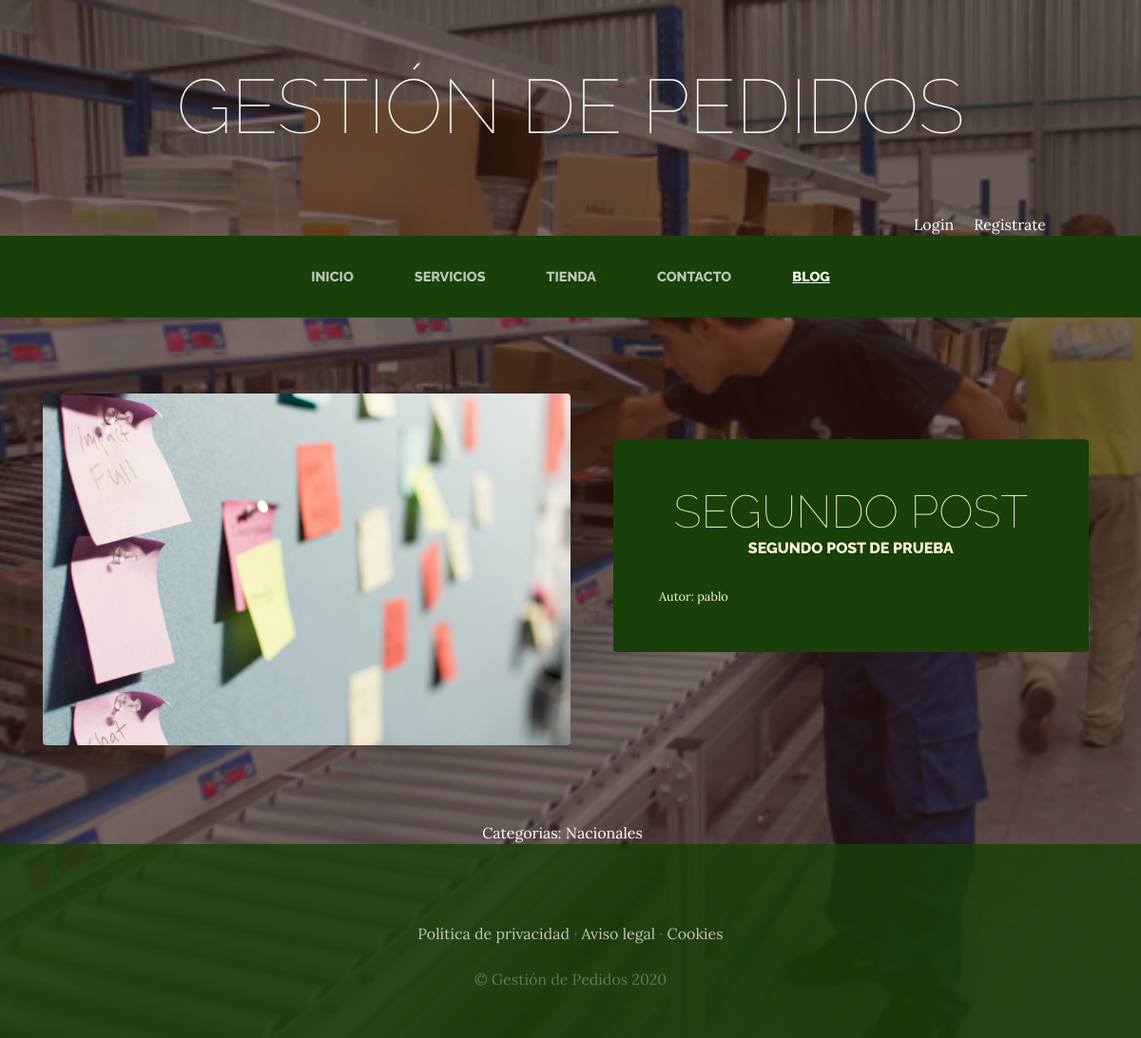
Screenshot of /blog/categoria/2/ with the database file from the repository.
### Blog/models.py (models this page shows, shortened)
class Post(models.Model):
  titulo = models.CharField(max_length=50)
  contenido = models.CharField(max_length=50)
  imagen = models.ImageField(upload_to="blog", null=True, blank=True)
  autor = models.ForeignKey(User, on_delete=models.CASCADE)
  categorias = models.ManyToManyField(Categoria)
  created = models.DateTimeField(auto_now_add=True)
  updated = models.DateTimeField(auto_now_add=True)
  class Meta:
    verbose_name = "post"
    verbose_name_plural = "posts"

class Categoria(models.Model):
  nombre = models.CharField(max_length=50)
  created = models.DateTimeField(auto_now_add=True)
  updated = models.DateTimeField(auto_now_add=True)
  class Meta:
    verbose_name = "categoria"
    verbose_name_plural = "categorias"

### Blog/views.py (the view)
# urls.py: path("categoria/<int:categoria_id>/", views.categoria, name="categoria"),
def categoria(request, categoria_id):
  categoria = Categoria.objects.get(id=categoria_id)
  posts = Post.objects.filter(categorias=categoria)
  return render(request, "Blog/categoria.html", {"categoria": categoria, "posts": posts})

### Carro/context_processor.py (called while the page is built)
def importe_total_carro(request):
  total = 0
  '''for key, value in request.session["carro"].items():
    total = total + float(value["precio"])'''
  return {"importe_total_carro": total}

### Blog/templates/Blog/categoria.html
{% extends "ProyectoWebApp/base.html" %}
{% load static %}
{% block content %}
  {% for post in posts %}
  <section class="page-section clearfix">
    <div class="container">
      <div class="intro">
        <img class="intro-img img-fluid mb-3 mb-lg-0 rounded" src="{{post.imagen.url}}" alt="" style="width: 50%;">
        <div class="intro-text left-0 text-center bg-faded p-5 rounded">
          <h2 class="section-heading mb-4" >
            <span class="section-heading-lower">{{post.titulo}}</span>
            <span class="section-heading-upper">{{post.contenido}}</span>
          </h2>
          <div style="text-align: left; font-size: 0.8em;">
            Autor: {{post.autor}}
          </div>
        </div>
      </div>
    </div>
  </section>
  {% endfor %}
  <section>
    <div style="width: 75%; margin: auto; text-align: center; color: white;">
       Categorias:
       {% for post in posts %}
        {% for categoria in post.categorias.all %}
          {{categoria.nombre}} &nbsp;&nbsp;&nbsp;
        {% endfor %}
       {% endfor %}
    </div>
  </section>
{% endblock %}

### ProyectoWebApp/static/ProyectoWebApp/css/gestion.css (style rules this page uses)
body { font-family: 'Lora'; background: linear-gradient(rgba(47, 23, 15, 0.65), rgba(47, 23, 15, 0.65)), url("../img/bg_main.jpg"); background-attachment: fixed; background-position: center; background-size: cover; }
h1, h2, h3, h4, h5, h6 { font-family: 'Raleway'; }
.page-section { margin-top: 5rem; margin-bottom: 5rem; }
.section-heading { text-transform: uppercase; }
.section-heading .section-heading-upper { display: block; font-size: 1rem; font-weight: 800; padding-bottom: .5rem; }
.section-heading .section-heading-lower { display: block; font-size: 3rem; font-weight: 100; }
.bg-faded { background-color: rgba(255, 255, 255, 0.85); }
.intro { position: relative; }
@media (min-width: 992px) { .intro .intro-img { width: 75%; float: left; } }
@media (min-width: 992px) { .intro .intro-text { left: 600; width: 60%; margin-top: 3rem; background-color: rgba(24, 64, 8); color: cornsilk; position: absolute; } }
@media (min-width: 1200px) { .intro .intro-text { width: 45%; } }

### rows the page displays
Post: imagen (picture), titulo "SEGUNDO POST", contenido "SEGUNDO POST DE PRUEBA", autor "pablo"
Categoria: nombre "Nacionales"
